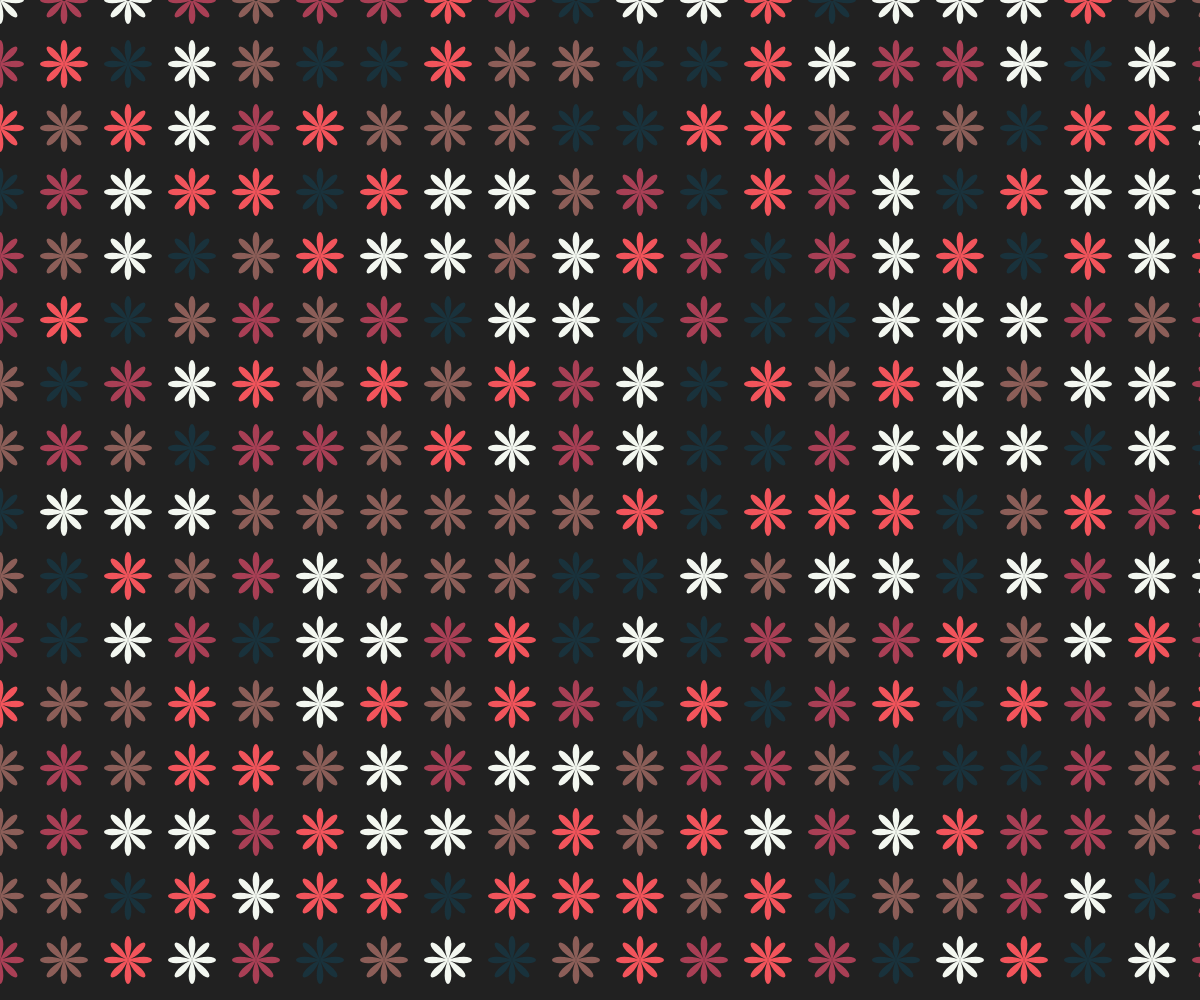
Frame 1 (no input)
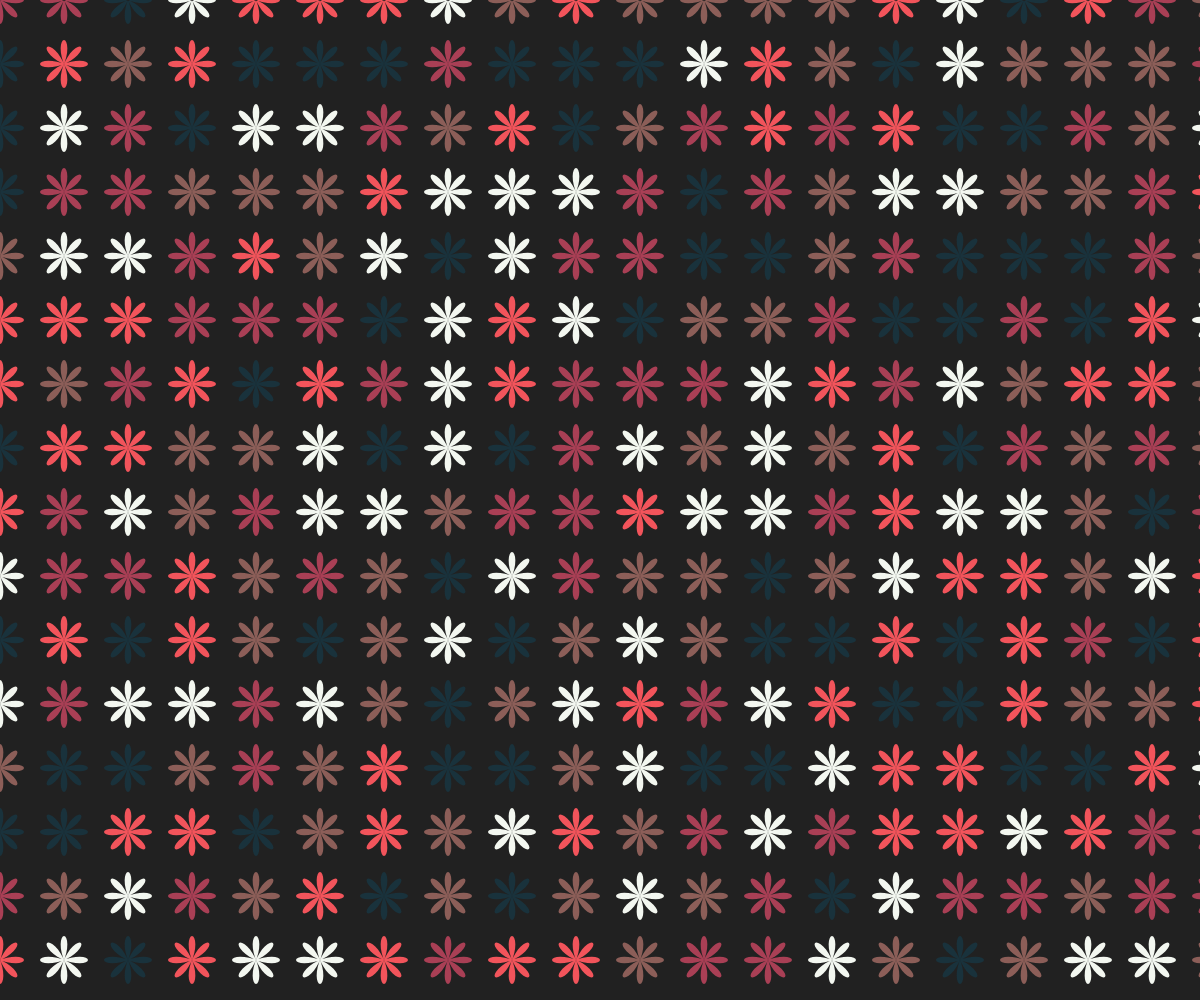
Frame 2 (the mouse pressed at the canvas centre, redrawn once)

The p5.js sketch that drew these frames (run headless with seeded random() and noise() and a simulated clock; the mouse was pressed at the canvas centre and the sketch redrawn once):

// p5.js sketch
// ── sketch.js
"use strict";
//==========
// p5.js

// Rose
// Coding Challenge
// 	https://www.youtube.com/watch?v=f5QBExMNB1I
// Wiki
// 	https://en.wikipedia.org/wiki/Rose_(mathematics)

const PALETTE = ["#F2545B", "#A93F55", "#19323C", "#F3F7F0", "#8C5E58"];

function setup(){
	createCanvas(windowWidth, windowHeight);
	angleMode(DEGREES);
	noLoop();
}

function draw(){
	background(33);
	noFill();
	noStroke();

	let pad  = 64;
	let rows = height / pad + 1;
	let cols = width / pad + 1;
	for(let r=0; r<rows; r++){
		for(let c=0; c<cols; c++){
			changeColor();
			drawRose(c*pad, r*pad, 24, 4);
		}
	}
}

function drawRose(cX, cY, size, k){
	beginShape();
	for(let i=0; i<360; i+=3){
		let x = cX + size * cos(i) * cos(i*k);
		let y = cY + size * sin(i) * cos(i*k);
		vertex(x, y);
	}
	endShape(CLOSE);
}

function changeColor(){
	let i = floor(random(PALETTE.length));
	fill(PALETTE[i]);
}
